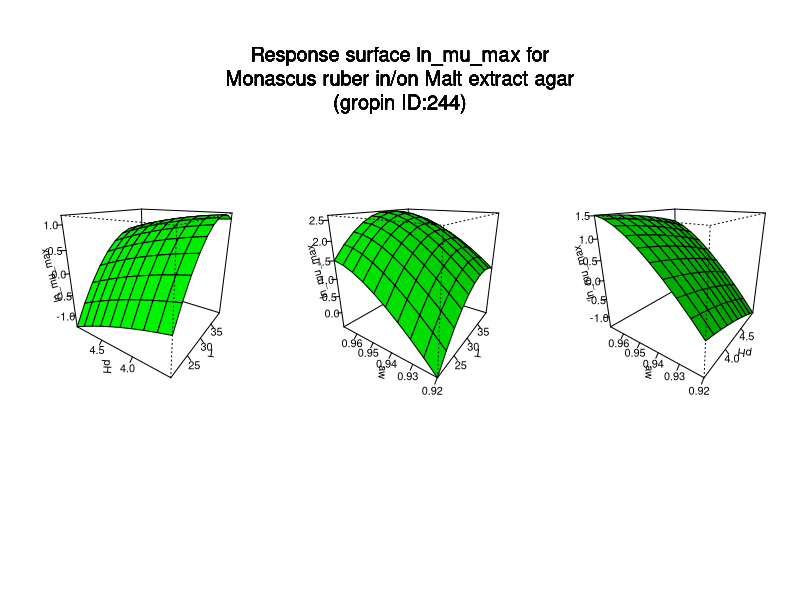

Source code (R):
#############################
# start of Parameter script
#############################
T <- seq(20.02,39.96003996004,length.out=10)
pH <- seq(3.5035,4.995004995005,length.out=10)
aw <- seq(0.919919,0.969030969030969,length.out=10)
#############################
# end of Parameter script
#############################
############################# 
# start of Model script Gropin ID 244 
#############################
 
# constant coefficients for this model
a0 <- -10.0315
ax <- 0.324918
ax2 <- -6.7600000000000004E-3
ay <- 1.048619
ay2 <- -0.12821
abw <- 56.47651
abw2 <- -156.337
axy <- 0.015621
axbw <- 0.358186
aybw <- -2.93541
 
variables <- data.frame(T,pH,aw)
argumentsPar <- unique.data.frame(expand.grid(variables))
 
# heart of the model
response_surface <- function(T,pH,aw) {
   mumax <-a0+(ax*T)+(ax2*(T^2))+(ay*pH)+(ay2*(pH^2))+(abw*sqrt(1-aw))+(abw2*(sqrt(1-aw)^2))+(axy*T*pH)+(axbw*T*sqrt(1-aw))+(aybw*pH*sqrt(1-aw))

	return(mumax=mumax)
} 

# output parameters
responseSurface <- cbind(argumentsPar,response_surface(argumentsPar['T'],argumentsPar['pH'],argumentsPar['aw']))
colnames(responseSurface) <- c(colnames(argumentsPar),'lnmumax')
#############################
# End of Model script
#############################
############################# 
# start of Visualisation script Gropin ID 244 
#############################
titleText <-'Response surface ln_mu_max for
Monascus ruber in/on Malt extract agar
(gropin ID:244)'
argPar1 <- unique.data.frame(expand.grid(T,pH))
argPar2 <- unique.data.frame(expand.grid(T,aw))
argPar3 <- unique.data.frame(expand.grid(pH,aw))
z1 <- matrix(unlist(response_surface(T = argPar1[1],pH = argPar1[2],aw = aw[1])),nrow=10)
z2 <- matrix(unlist(response_surface(T = argPar2[1],aw = argPar2[2],pH = pH[1])),nrow=10)
z3 <- matrix(unlist(response_surface(pH = argPar3[1],aw = argPar3[2],T = T[1])),nrow=10)
# adding precaution if response surface is zero
myZLim1 <- range(z1)
if(myZLim1[1] == myZLim1[2]) myZLim1[2] <- myZLim1[2]+1
myZLim2 <- range(z2)
if(myZLim2[1] == myZLim2[2]) myZLim2[2] <- myZLim2[2]+1
myZLim3 <- range(z3)
if(myZLim3[1] == myZLim3[2]) myZLim3[2] <- myZLim3[2]+1
if(length(T)>1 & length(pH)>1 & length(aw)>1) {
	par(mfrow = c(1,3))
	persp(T,pH,z1,col = 'green',xlab='T',ylab='pH',zlab='ln_mu_max',zlim=myZLim1,theta=305,phi=20,shade=0.25,ticktype = 'detailed')
	persp(T,aw,z2,col = 'green',xlab='T',ylab='aw',zlab='ln_mu_max',zlim=myZLim2,theta=305,phi=20,shade=0.25,ticktype = 'detailed')
	persp(pH,aw,z3,col = 'green',xlab='pH',ylab='aw',zlab='ln_mu_max',zlim=myZLim3,theta=305,phi=20,shade=0.25,ticktype = 'detailed')
	mtext(titleText,outer=T,  cex=1.2, line=-8.5, side=3)
} else {
		myPars <- unique.data.frame(expand.grid(T,pH,aw))
		myZ <-matrix(unlist(response_surface(myPars[,1],myPars[,2],myPars[,3])),nrow=10)
		myZLim <- range(myZ)
if(myZLim[1] == myZLim[2]) myZLim[2] <- myZLim[2]+1
	if(length(aw)==1) {
		persp(T,pH,myZ,col = 'green',xlab='T',ylab='pH',zlab='ln_mu_max',main=titleText,sub=paste('other variable: aw =',round(aw,digits = 2)),zlim=myZLim,theta=305,phi=20,shade=0.25,ticktype = 'detailed')
	}
	if(length(pH)==1) {
		persp(T,aw,myZ,col = 'green',xlab='T',ylab='aw',zlab='ln_mu_max',main=titleText,sub=paste('other variable: pH =',round(pH,digits = 2)),zlim=myZLim,theta=305,phi=20,shade=0.25,ticktype = 'detailed')
	}
	if(length(T)==1) {
		persp(pH,aw,myZ,col = 'green',xlab='pH',ylab='aw',zlab='ln_mu_max',main=titleText,sub=paste('other variable: T =',round(T,digits = 2)),zlim=myZLim,theta=305,phi=20,shade=0.25,ticktype = 'detailed')
	}
}
#############################
# End of Visualisation script
#############################
